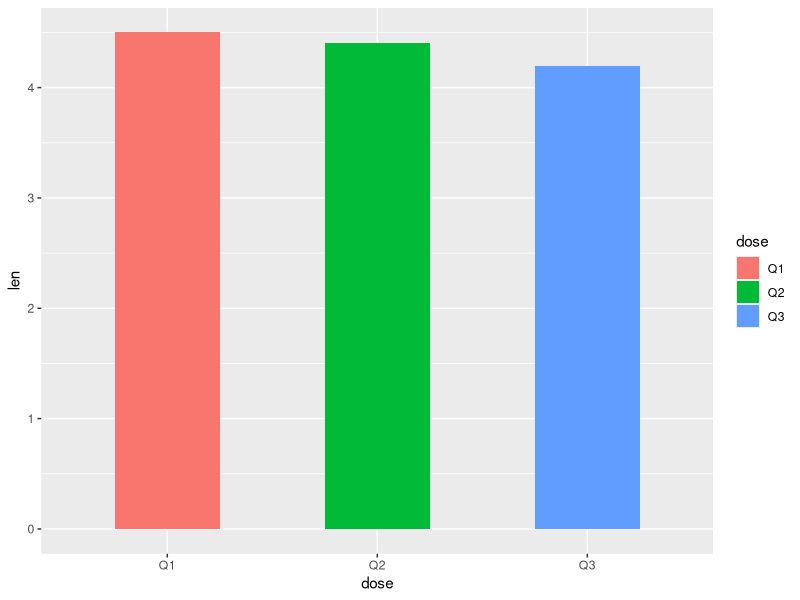
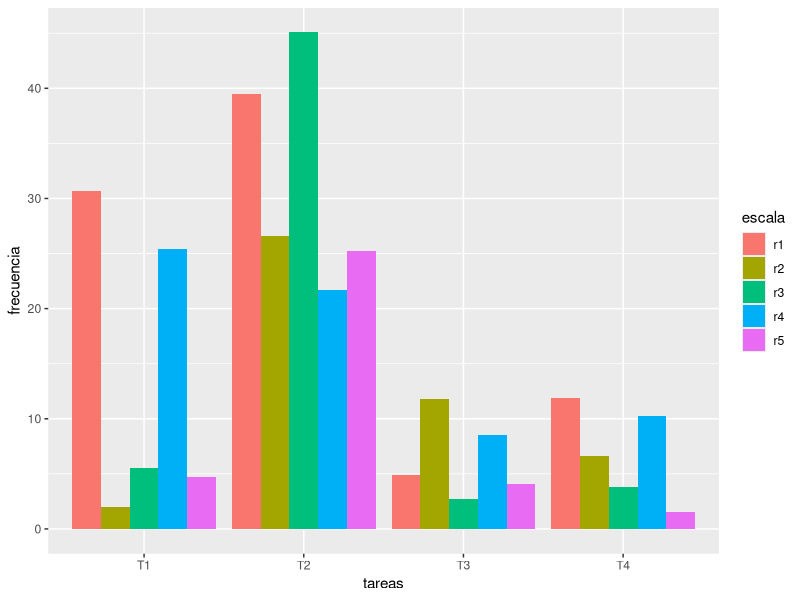

These figures' R source, in order: (Note: this script raises an error after producing the figures.)

# Instalar paquetes
install.packages("readr")
install.packages("dplyr")
install.packages("readxl")
install.packages("psych")
install.packages("ggplot2")

# Definiendo la carpeta de trabajo
setwd("/home/kevin/Documents/Trabajo de Grado 2022/PruebaFuncional")
# Revisando que se cambio la ruta de la carpeta
getwd()

################################################################################


# Librerias
## Cargar datos .txt
library(readr)
## Para manipular (crear, transformar, filtrar variables)
library(dplyr)
## Para graficar
library(ggplot2)
## Para generar estadísticas descriptivas
library(psych)
## Para trabajar con variables categóricas (factores)
library(forcats)
library(tidyr)

# Datos ###############################################################################

DatosEvalFun <- read_delim("DatosEvalFun-10resp.csv", 
                           delim = ",", escape_double = FALSE, col_types = cols(Id = col_integer(), 
                                                                                Q1 = col_integer(), Q2 = col_integer(), 
                                                                                Q3 = col_integer(), ...10 = col_skip()), 
                           trim_ws = TRUE)
View(DatosEvalFun)

datos_tarea_1 = DatosEvalFun %>% 
 filter(`Tarea` == 'Tarea 1')

View(datos_tarea_1)

mean_t1_q1 = mean(datos_tarea_1$Q1) 
mean_t1_q2 = mean(datos_tarea_1$Q2) 
mean_t1_q3 = mean(datos_tarea_1$Q3) 

# Graficas ###############################################################################


df <- data.frame(dose=c("Q1", "Q2", "Q3"),
                 len=c(mean_t1_q1, mean_t1_q2, mean_t1_q3))

# Basic barplot
p<-ggplot(data=df, aes(x=dose, y=len, fill=dose)) +
  geom_bar(stat="identity", width=0.5)
p


# Ejemplos de graficas ###################################################################

# create a dataset
tareas <- c(rep("T1" , 5) , rep("T2" , 5) , rep("T3" , 5) , rep("T4" , 5) )
escala <- rep(c("r1" , "r2", "r3" , "r4" , "r5") , 4)
frecuencia <- abs(rnorm(20 , 0 , 20))
data_q1 <- data.frame(tareas,tareas,frecuencia)

# Grouped
ggplot(data_q1, aes(fill=escala, y=frecuencia, x=tareas)) + 
  geom_bar(position="dodge", stat="identity")


## Plots preguntas prueba funcional

Q1 = DatosEvalFun %>% 
  group_by(Tarea, Q1) %>% 
  summarise(conteo = n()) %>% 
  ungroup() %>% 
  rename(respuesta = Q1) %>% 
  complete(nesting(Tarea), respuesta = seq(1,5))
  expand(nesting(Tarea, conteo), respuesta = seq(1,5))

  plotQ1 <- ggplot(Q1, aes(x = Tarea, y = conteo, fill = as.factor(respuesta))) + 
    geom_bar(position="dodge", stat = "identity") + 
    labs(fill = "Escala") +
    ylim(0, 10) +
    scale_fill_manual(values=c("#F24405", "#F2911B","#F2CF1D","#A3BF3F","#5A7340")) +
    labs(
      title = "Resultados de la pregunta 1:",
      subtitle = "\"En general, estoy satisfecho con la facilidad para completar esta tarea.\"",
      caption = "Datos obtenidos de la prueba funcional - RivitWeb.",
      x = "Tareas",
      y = "Frecuencia"
    )
  
  plotQ1 + theme_classic() + theme(
    panel.grid.major = element_line(colour = "gray", linetype = "dotted"),
    panel.grid.major.x = element_blank(),
    panel.grid.minor.x = element_blank()
  )

Q2 = DatosEvalFun %>% 
  group_by(Tarea, Q2) %>% 
  summarise(conteo = n()) %>% 
  ungroup() %>% 
  rename(respuesta = Q2) %>% 
  complete(nesting(Tarea), respuesta = seq(1,5))
  expand(nesting(Tarea, conteo), respuesta = seq(1,5))

plotQ2 <- ggplot(Q2, aes(x = Tarea, y = conteo, fill = as.factor(respuesta))) + 
  geom_bar(position="dodge", stat = "identity") + 
  labs(fill = "Escala") +
  ylim(0, 10) +
  scale_fill_manual(values=c("#F24405", "#F2911B","#F2CF1D","#A3BF3F","#5A7340")) +
  labs(
    title = "Resultados de la pregunta 2:",
    subtitle = "\"En general, estoy satisfecho con la cantidad de tiempo que \ntomó completar esta tarea.\"",
    caption = "Datos obtenidos de la prueba funcional - RivitWeb.",
    x = "Tareas",
    y = "Frecuencia"
  )

plotQ2 + theme_classic() + theme(
  panel.grid.major = element_line(colour = "gray", linetype = "dotted"),
  panel.grid.major.x = element_blank(),
  panel.grid.minor.x = element_blank()
)


Q3 = DatosEvalFun %>% 
  group_by(Tarea, Q3) %>% 
  summarise(conteo = n()) %>% 
  ungroup() %>% 
  rename(respuesta = Q3) %>% 
  complete(nesting(Tarea), respuesta = seq(1,5))
expand(nesting(Tarea, conteo), respuesta = seq(1,5))

plotQ3 <- ggplot(Q3, aes(x = Tarea, y = conteo, fill = as.factor(respuesta))) + 
  geom_bar(position="dodge", stat = "identity") + 
  labs(fill = "Escala") +
  ylim(0, 10) +
  scale_fill_manual(values=c("#F24405", "#F2911B","#F2CF1D","#A3BF3F","#5A7340")) +
  labs(
    title = "Resultados de la pregunta 3:",
    subtitle = "\"En general, estoy satisfecho con la información de soporte \n(ayuda en línea, mensaje, documentación) al completar esta tarea.\"",
    caption = "Datos obtenidos de la prueba funcional - RivitWeb.",
    x = "Tareas",
    y = "Frecuencia"
  )

plotQ3 + theme_classic() + theme(
  panel.grid.major = element_line(colour = "gray", linetype = "dotted"),
  panel.grid.major.x = element_blank(),
  panel.grid.minor.x = element_blank()
)


# Completitud de tareas

tareaCompetada = DatosEvalFun %>% 
  group_by(Tarea, Completado) %>% 
  summarise(conteo = n())

tareaCompetada = DatosEvalFun %>% 
  count(Tarea, Completado) %>% 
  ungroup() %>% 
  rename(respuesta = n) %>% 
  complete(nesting(Tarea), Completado)

expand(nesting(Tarea, n), respuesta = c(NA))


plotTareaComp <- ggplot(tareaCompetada, aes(x = Tarea, y = respuesta, fill = Completado)) + 
  geom_bar(position="dodge", stat = "identity") + 
  labs(fill = "¿Completada?") +
  ylim(0, 10) +
  scale_fill_manual(values=c("#F24405","#5A7340")) +
  labs(
    title = "Resultados de completitud de tareas",
    caption = "Datos obtenidos de la prueba funcional - RivitWeb.",
    x = "Tareas",
    y = "Frecuencia"
  )

plotTareaComp + theme_classic() + theme(
  panel.grid.major = element_line(colour = "gray", linetype = "dotted"),
  panel.grid.major.x = element_blank(),
  panel.grid.minor.x = element_blank()
)


# Graficos demograficos

library(scales)
library(dplyr)

datosDem = DatosEvalFun %>% 
  group_by(Nombre, Sexo, Edad) %>% 
  summarise(conteo = n())

countMujeres = datosDem %>% 
  group_by(Sexo) %>% 
  summarise(conteo = n(), porcentaje = scales::percent(conteo/10))


ggplot(countMujeres,aes(x="",y=conteo, fill=Sexo))+
  geom_bar(stat = "identity",
           color="white")+
  geom_text(aes(label=porcentaje),
            position=position_stack(vjust=0.5),color="white",size=6)+
  coord_polar(theta = "y")+
  scale_fill_manual(values=c("#298BF2","#F241C6"))+
  theme_void()+
  labs(
    title = "Porcentaje de Participación",
    caption = "Datos obtenidos de la prueba funcional - RivitWeb."
  )


